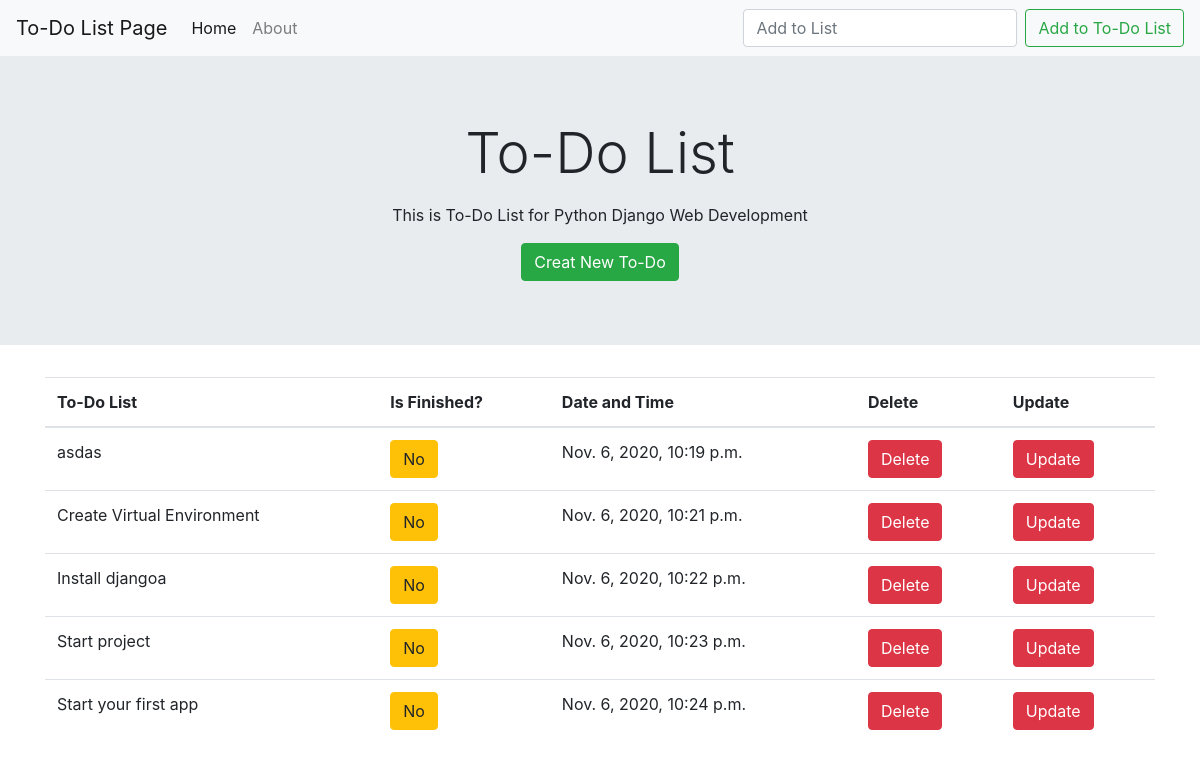
The page / on the database its author committed.
### todo_app/models.py (models this page shows, shortened)
class TOdos(models.Model):
    title = models.CharField(max_length=100)#başlıgımız
    description = models.TextField(max_length=1000,blank=True)#acıklamamız blank=true yazınca ıstersek bos bırakabılırz demek am yazmazsak zorunlu doldurman lazım
    finished = models.BooleanField(default=False)#true yapınca default olarak true gelıyor demek oyuzde false yapalımki biizm projemızde olup olmadıgı bellı degıl cunku
    date = models.DateTimeField(default=datetime.now,blank=True)

### todo_app/views.py (the view)
# urls.py: path('',views.index,name="index" ),#burada ise biz nereye gidecek onu soyluyoruz yani vievwse gidip ordaki fonksıyonu kullanıcan demek
def index(request):
   if request.method=="POST":
       form = Listform(request.POST or None)
       if form.is_valid :
           form.save()
           todo_list=TOdos.objects.all()
           return render(request,"todo_app/index.html",{"todo_list":todo_list})
   else:
      todo_list=TOdos.objects.all()# data basede olusturdugumuz objelerın hpsını bu sekılde todo_list in içine attık
      return render(request,"todo_app/index.html",{"todo_list":todo_list})#nerede cagıracaksak o fonksıyonda degıskene alıp bu seıldde cagııryoruz

### templates/todo_app/index.html (shortened to what this page needs)
{% extends "todo_app/base.html" %}
{% block write %}
<div class="jumbotron jumbotron-fluid">
    <div class="container">
      <h1 class="display-4"><center>To-Do List</center></h1>
      <p class="lead"><center>This is To-Do List for Python Django Web Development</center></p>
      <div class="text-center">
      <a class="btn btn-success" href="{% url 'create' %}">Creat New To-Do</a>
      </div>
    </div>
  </div>
  <div class="container">
  <table class="table">
    <thead>
      <tr>
        <th scope="col">To-Do List</th>
        <th scope="col">Is Finished? </th>
        <th scope="col">Date and Time</th>
        <th scope="col">Delete</th>
        <th scope="col">Update</th>
      </tr>
    </thead>
    <tbody>
   {% for todo in todo_list %}
      {%  if todo.finished%}
      <tr>
        <td><del> {{ todo.title }}</del></td>
        <td><a class="btn btn-danger" href="{% url 'yes_finish' todo.id %}">Yes</a></td>
        <td>{{ todo.date }}</td>
        <td><a class="btn btn-danger" href="{% url 'delete' todo.id %}">Delete</a></td>
        <td><a class="btn btn-danger" href="{% url 'update' todo.id %}">Update</a></td>
      </tr>
       {% else  %}
        <tr>
        <td> {{ todo.title }}</td>
        <td><a class="btn btn-warning" href="{% url 'no_finish' todo.id %}">No</a></td>
        <td>{{ todo.date }}</td>
        <td><a class="btn btn-danger" href="{% url 'delete' todo.id %}">Delete</a></td>
        <td><a class="btn btn-danger" href="{% url 'update' todo.id %}">Update</a></td>
      </tr>
      {% endif %}
   {% endfor %}
    </tbody>
  </table>
</div>
{% endblock write %}

### templates/todo_app/base.html (shortened to what this page needs)
<!doctype html>
<html lang="en">
  <head>
    <link rel="stylesheet" href="https://cdn.jsdelivr.net/npm/bootstrap@4.5.3/dist/css/bootstrap.min.css">
  </head>
  <body>
    <nav class="navbar navbar-expand-lg navbar-light bg-light">
        <a class="navbar-brand" href="{% url 'index' %}">To-Do List Page</a>
        <div class="collapse navbar-collapse" id="navbarSupportedContent">
          <ul class="navbar-nav mr-auto">
            <li class="nav-item active">
              <a class="nav-link" href="{% url 'index' %}">Home <span class="sr-only">(current)</span></a>
            </li>
            <li class="nav-item">
              <a class="nav-link" href="{% url 'about' %}">About</a>
            </li>
          </ul>
          <form class="form-inline my-2 my-lg-0" method="POST" >
            <input class="form-control mr-sm-2" type="text" placeholder="Add to List" name="title">
            <button class="btn btn-outline-success my-2 my-sm-0" type="submit">Add to To-Do List</button>
          </form>
        </div>
      </nav>
       {% block write %}
       {% endblock write %}
  </body>
</html>

### rows shown on the page
TOdos: title "asdas", date "Nov. 6, 2020, 10:19 p.m."
TOdos: title "Create Virtual Environment", date "Nov. 6, 2020, 10:21 p.m."
TOdos: title "Install djangoa", date "Nov. 6, 2020, 10:22 p.m."
TOdos: title "Start project", date "Nov. 6, 2020, 10:23 p.m."
TOdos: title "Start your first app", date "Nov. 6, 2020, 10:24 p.m."
